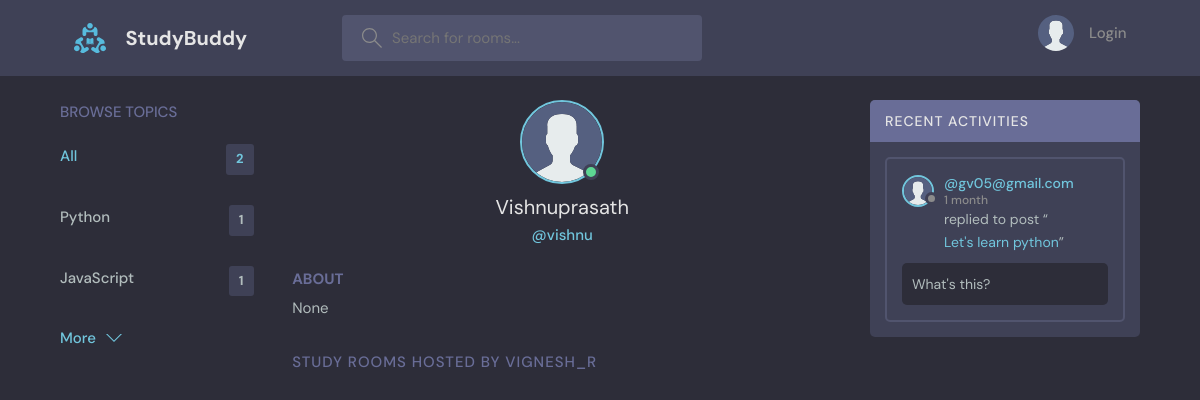
The page /profile/3/ on the database as committed earlier.
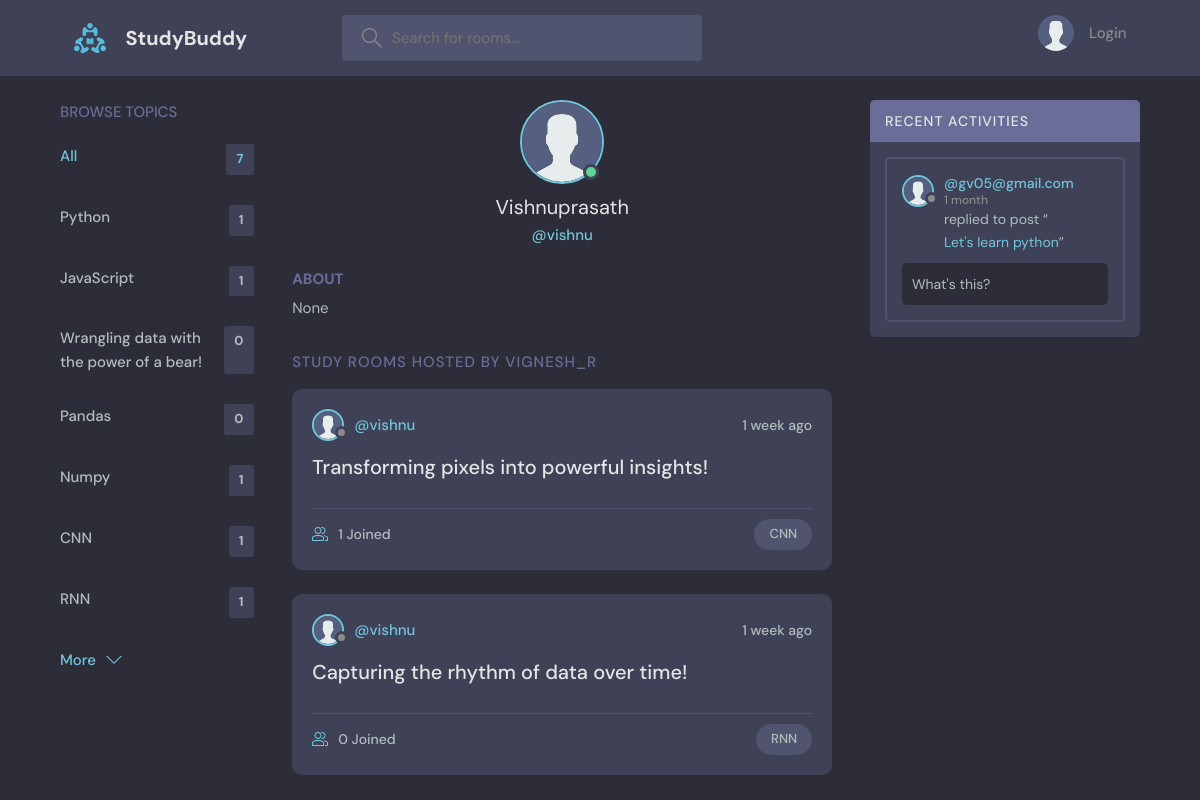
The same page on the database as committed later.
### base/models.py (models this page shows, shortened)
class Topic(models.Model):
      name = models.CharField(max_length=200)

class User(AbstractUser):
    name = models.CharField(max_length=200, null=True)
    email = models.EmailField(unique=True, null=True)
    bio = models.TextField(unique=True, null=True)
    avatar = models.ImageField(null=True, default="avatar.svg")
    USERNAME_FIELD = 'email'
    REQUIRED_FIELDS = []

class Message(models.Model):
    user = models.ForeignKey(User, on_delete=models.CASCADE)
    room = models.ForeignKey(Room, on_delete=models.CASCADE)
    body = models.TextField()
    updated = models.DateTimeField(auto_now=True)
    created = models.DateTimeField(auto_now_add=True)
    class Meta:
        ordering = ['-updated', '-created']

class Room(models.Model):
    host = models.ForeignKey(User, on_delete=models.SET_NULL, null=True)
    topic = models.ForeignKey(Topic, on_delete=models.SET_NULL, null=True)
    name = models.CharField(max_length=200)
    description = models.TextField(null=True, blank=True)
    participants = models.ManyToManyField(
        User, related_name='participants', blank=True)
    updated = models.DateTimeField(auto_now=True)
    created = models.DateTimeField(auto_now_add=True)
    class Meta:
        ordering = ['-updated', '-created']
    def __str__(self):
        return self.name

### base/views.py (the view)
# urls.py: path('profile/<str:pk>/', views.userProfile, name="user-profile"),
def userProfile(request,pk):
    user = User.objects.get(id=pk)
    rooms = user.room_set.all()  # type: ignore
    room_messages = user.message_set.all() # type: ignore
    topics =Topic.objects.all()
    context = {'user': user, 'rooms': rooms, 'room_messages': room_messages,
               'topics': topics}
    return render(request, 'base/profile.html', context)

### base/templates/base/profile.html (shortened to what this page needs)
{% extends 'main.html' %}
{% block content %}
<main class="profile-page layout layout--3">
  <div class="container">
    {% include 'base/topics_component.html' %}
    <div class="roomList">
      <div class="profile">
        <div class="profile__avatar">
          <div class="avatar avatar--large active">
            <img src="{{user.avatar.url}}" />
          </div>
        </div>
        <div class="profile__info">
          <h3>{{user.name}}</h3>
          <p>@{{user.username}}</p>
        </div>
        <div class="profile__about">
          <h3>About</h3>
          <p>
            {{user.bio}}
          </p>
        </div>
      </div>
      <div class="roomList__header">
        <div>
          <h2>Study Rooms Hosted by vignesh_r</a>
          </h2>
        </div>
      </div>
      {% include 'base/feed_component.html' %}
    </div>
    {% include 'base/activity_component.html' %}
  </div>
</main>
{% endblock content %}

### templates/main.html (shortened to what this page needs)
{% load static %}
<!DOCTYPE html>
<html lang="en">
  <head>
    <link rel="stylesheet" href="{% static 'styles/style.css' %}" />
  </head>
  <body>
    {% include 'navbar.html' %}  {% block content %} {% endblock %}
  </body>
</html>

### templates/navbar.html (shortened to what this page needs)
{% load static %}
<header class="header header--loggedIn">
    <div class="container">
        <a href="{% url 'home' %}" class="header__logo">
            <img src="{% static 'images/logo.svg' %}" />
            <h1>StudyBuddy</h1>
        </a>
        <form class="header__search" method="GET", action="{% url 'home' %}">
            <label>
                <input name= "q" placeholder="Search for rooms..." />
            </label>
        </form>
        <nav class="header__menu">
            {% if request.user.is_authenticated %}
            <div class="header__user">
                <a href="{% url 'update-user' %}">
                    <div class="avatar avatar--medium active">
                        <img src="{{request.user.avatar.url}}" />
                    </div>
                    <p>{{request.user.username}}<span>@{{request.user.username}}</span></p>
                </a>
                <button class="dropdown-button">
                    <svg version="1.1" xmlns="http://www.w3.org/2000/svg" width="32" height="32" viewBox="0 0 32 32">
                        <title>chevron-down</title>
                        <path d="M16 21l-13-13h-3l16 16 16-16h-3l-13 13z"></path>
                    </svg>
                </button>
            </div>
            {% else %}
            <a href="{% url 'login' %}">
                <img src="{% static 'images/avatar.svg' %}" />
                <p>Login</p>
            </a>
            {% endif %}
        </nav>
    </div>
</header>

### base/templates/base/topics_component.html (shortened to what this page needs)
<div class="topics">
  <div class="topics__header">
    <h2>Browse Topics</h2>
  </div>
  <ul class="topics__list">
    <li>
      <a href="{% url 'home' %}" class="active"
        >All <span>{{topics.count}}</span></a
      >
    </li>
    {% for topic in topics %}
    <li>
      <a href="{% url 'home' %}?q={{topic.name}}"
        >{{topic.name}} <span>{{topic.room_set.all.count}}</span></a
      >
    </li>
    {% endfor %}
  </ul>
  <a class="btn btn--link" href="{% url 'topics' %}">
    More
    <svg
      version="1.1"
      xmlns="http://www.w3.org/2000/svg"
      width="32"
      height="32"
      viewBox="0 0 32 32"
    >
      <title>chevron-down</title>
      <path d="M16 21l-13-13h-3l16 16 16-16h-3l-13 13z"></path>
    </svg>
  </a>
</div>

### base/templates/base/feed_component.html (shortened to what this page needs)
{% for room in rooms %}
<div class="roomListRoom">
    <div class="roomListRoom__header">
        <a href="{% url 'user-profile' room.host.id %}" class="roomListRoom__author">
            <div class="avatar avatar--small">
                <img src="{{room.host.avatar.url}}" />
            </div>
            <span>@{{room.host.username}}</span>
        </a>
        <div class="roomListRoom__actions">
            <span>{{room.created|timesince}} ago</span>
        </div>
    </div>
    <div class="roomListRoom__content">
        <a href="{% url 'room' room.id %}">{{room.name}}</a>
    </div>
    <div class="roomListRoom__meta">
        <a href="{% url 'room' room.id %}" class="roomListRoom__joined">
            {{room.participants.all.count}} Joined
        </a>
        <p class="roomListRoom__topic">{{room.topic.name}}</p>
    </div>
</div>
{% endfor %}

### base/templates/base/activity_component.html (shortened to what this page needs)
<div class="activities">
    <div class="activities__header">
      <h2>Recent Activities</h2>
    </div>
    {% for message in room_messages %}
    <div class="activities__box">
      <div class="activities__boxHeader roomListRoom__header">
        <a href="{% url 'user-profile' message.user.id %}" class="roomListRoom__author">
          <div class="avatar avatar--small">
              <img src="{{message.user.avatar.url}}" />
          </div>
          <p>
            @{{message.user}}
            <span>{{message.created|timesince}}</span>
          </p>
        </a>
      </div>
      <div class="activities__boxContent">
        <p>replied to post “<a href="{% url 'room' message.room.id %}">{{message.room}}</a>”</p>
        <div class="activities__boxRoomContent">
            {{message.body}}
        </div>
      </div>
    </div>
    {% endfor %}
</div>

Rows that differ between the two databases and show on the page:
added Topic: name "Wrangling data with the power of a bear!", room_set.all.count "0"
added Topic: name "Pandas", room_set.all.count "0"
added Topic: name "Numpy", room_set.all.count "1"
added Topic: name "CNN", room_set.all.count "1"
added Topic: name "RNN", room_set.all.count "1"
added Room: host.avatar (placeholder picture), host.username "vishnu", created "1 week", name "Transforming pixels into powerful insights!", participants.all.count "1", topic.name "CNN"
added Room: host.avatar (placeholder picture), host.username "vishnu", created "1 week", name "Capturing the rhythm of data over time!", participants.all.count "0", topic.name "RNN"
Other text that changed with them:
{{ topics.count }}: "2" → "7"
